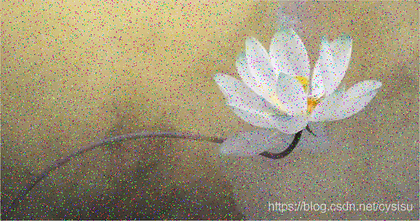
%> input picture jyColor.png, 420 x 221 px, shrunk from 550 x 290 before the run
$ octave test9.m   (GNU Octave 9; MATLAB toolbox functions it lacks are replaced by stand-ins)
%> lines starting %> are read from the running program, lines starting %| are printed output that depends on the picture
clear,clc,close all;
origin=imread('jyColor.png');
%> origin is the input picture: size 221x420x3 uint8; mean R, G, B 158.5, 148, 120.2
subplot(1,2,1),imshow(origin),title("原图像");
r=origin(:,:,1);
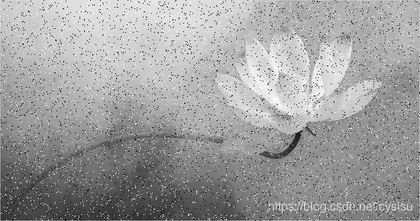
%> r: size 221x420 uint8; min 0, max 255, mean 158.5
g=origin(:,:,2);
b=origin(:,:,3);
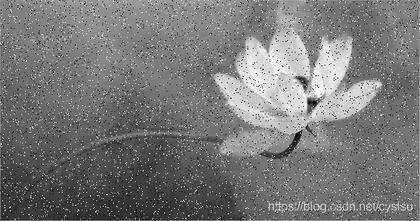
%> b: size 221x420 uint8; min 0, max 255, mean 120.2

N=4;%选取矩阵宽高
[rows,cols,~]=size(origin);
%> rows = 221; cols = 420
afterOrigin=zeros(rows,cols);%转换后的图像
muban=ones(N,N);%创建模板
muban=(1/9).*muban;%均值模板

expand_imgr = double(wextend('2D','zpd', r, N/2));%扩展0，转double为了矩阵运算
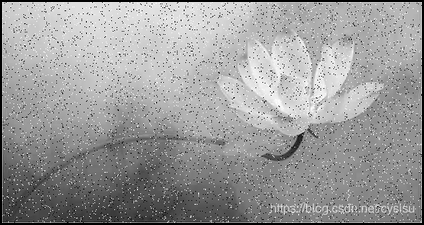
%> expand_imgr: size 225x424 double; min 0, max 255, mean 154.2
expand_imgg = double(wextend('2D','zpd', g, N/2));%扩展0，转double为了矩阵运算
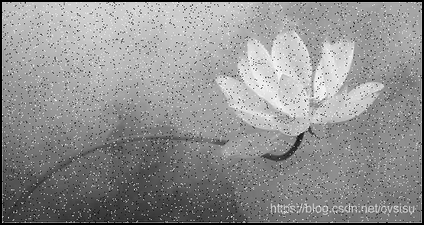
%> expand_imgg: size 225x424 double; min 0, max 255, mean 144
expand_imgb = double(wextend('2D','zpd', b, N/2));%扩展0，转double为了矩阵运算
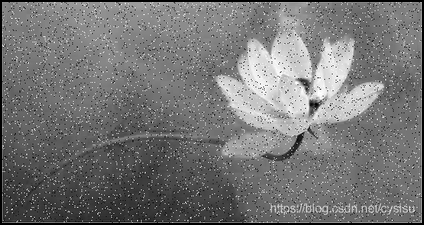
%> expand_imgb: size 225x424 double; min 0, max 255, mean 117
%figure(222),imshow(expand_img,[]);
% 为什么需要扩展呢? 因为会多出来!!!!!因为额外向外取了几个值!!!
%
for i=1:rows
    for j=1:cols
        % i=10 10:13 10 11 12 13  i=i=290
        ave = sum(   sum( expand_imgr(i:i+N-1,j:j+N-1) .* muban)   ); %取出扩展元素与模板相乘,并求矩阵元素之和
        afterOriginr(i,j) = ave;
    end
end
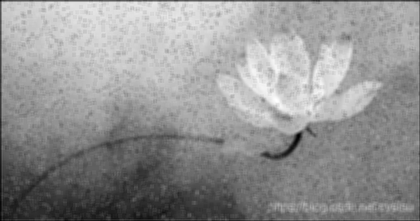
%> afterOriginr: size 221x420 double; min 59.56, max 441.8, mean 280; drawn with min black and max white
for i=1:rows
    for j=1:cols
        % i=10 10:13 10 11 12 13  i=i=290
        ave = sum(   sum( expand_imgr(i:i+N-1,j:j+N-1) .* muban)   ); %取出扩展元素与模板相乘,并求矩阵元素之和
        afterOriging(i,j) = ave;
    end
end
for i=1:rows
    for j=1:cols
        % i=10 10:13 10 11 12 13  i=i=290
        ave = sum(   sum( expand_imgr(i:i+N-1,j:j+N-1) .* muban)   ); %取出扩展元素与模板相乘,并求矩阵元素之和
        afterOriginb(i,j) = ave;
    end
end
newImage=uint8(cat(3,afterOriginr,afterOriging,afterOriginb));
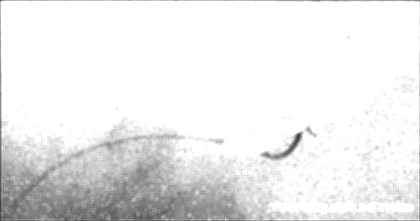
%> newImage: size 221x420x3 uint8; min 60, max 255, mean 235
subplot(1,2,2),imshow(newImage),title("均值滤波后的图像");

$ run again, with 11.png copied over jyColor.png
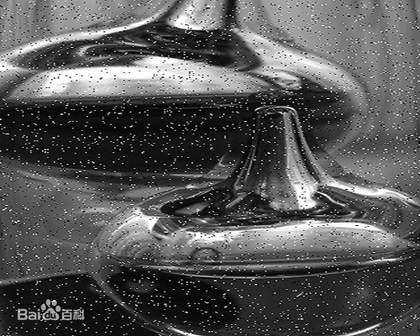
%> input picture 11.png, 420 x 336 px, shrunk from 500 x 400 before the run
%> origin is the input picture: size 336x420x3 uint8; min 0, max 255, mean 86.4
%> after the loop `for i=1:rows`:
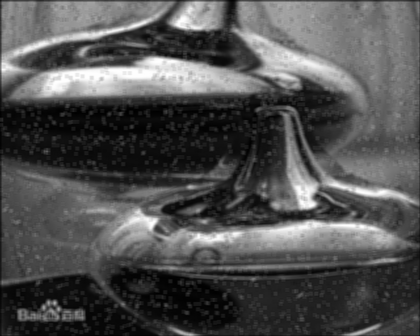
%> afterOriginr: size 336x420 double; min 11, max 451.7, mean 152.8; drawn with min black and max white
%> `newImage=uint8(cat(3,afterOriginr,afterOriging,afterOriginb));`:
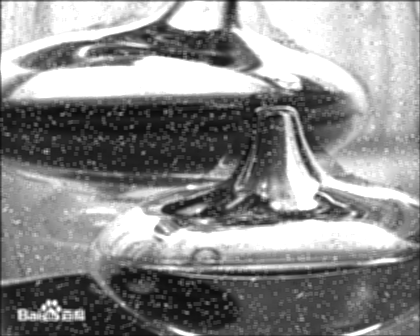
%> newImage: size 336x420x3 uint8; min 11, max 255, mean 141.5
